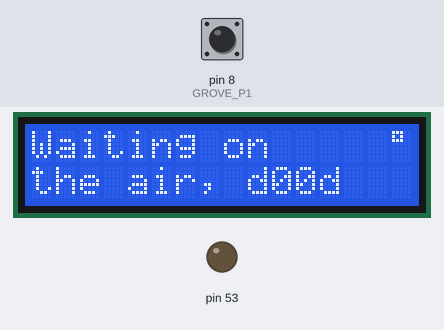
A sketch run on a simulated Arduino Mega 2560, built with avr-gcc and run on an emulated ATmega2560. Parts: 16×2 character LCD, output pins drawn as LEDs (lit = HIGH). Inputs (shaded band) come from the test bench; at power-on: pin 8 (GROVE_P1) LOW. The local clock reads 2024-03-15 10:24:30 at power-on unless the sketch sets it; storage starts empty.

Above: at 3.2 s.
At 4.7 s:
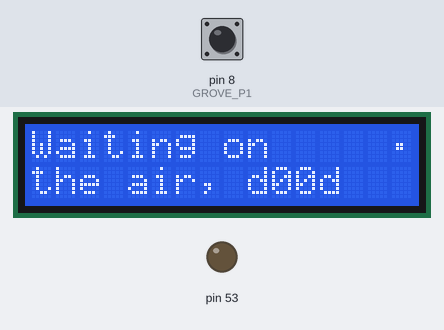
4.8 s: pin 8 (GROVE_P1) pulsed HIGH 5 times (0.12 s each, 0.3 s apart)
At 7.8 s:
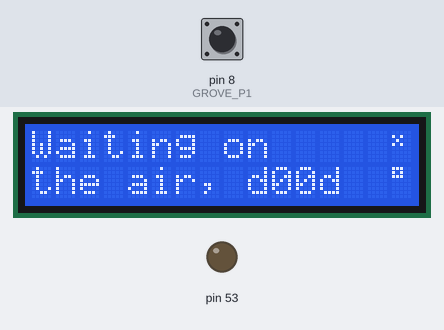
8.5 s: pin 8 (GROVE_P1) pulsed HIGH 2 times (0.12 s each, 0.3 s apart)
At 34.2 s:
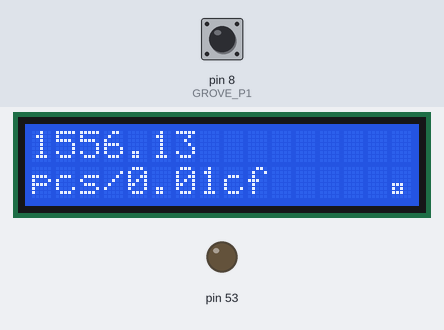
Timing chart, 0 to 35.3 s (numbered marks = the images above; inputs shaded):
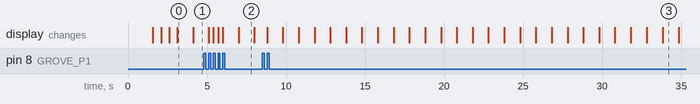

Measured:
- what the display in image 0 shows lasts 1.0 s, from 3.1 s to 4.1 s

The sketch:

updated_sketch.ino
```cpp
#include <Wire.h>
#include "RTClib.h"
#include <LiquidCrystal.h>
#include <SD.h>
#include <SPI.h>

RTC_DS1307 RTC;
DateTime now;
char print_date[12];
char print_time[8];

//SD Card
byte SD_MISO = 50;
byte SD_MOSI = 51;
byte SD_SCK  = 52;
byte SD_CS   = 45;

File logFile;


//DUST
byte GROVE_P1 = 8;

unsigned long duration;
unsigned long start_time;
unsigned long sample_time_ms = 30000;
unsigned long LPO = 0;
float ratio = 0;
float concentration = 0;

char dust_output[16];


LiquidCrystal lcd(31, 30, 29, 28, 27, 26);
char waiting_arr[6] = {223, 165, 46 , 161, 111, 235};
byte waiting_ptr = 0;
byte waiting_len = 5;
boolean top = true;

void setup(){
  Serial.begin(9600);

  //wait a few secs to give ths lcd some quiet time

  delay(1500);

  /*
    Initialize the LCD
  */

  lcd.begin(16, 2);
  lLog("LCD Initialized", 0);
  delay(500);

  /*
    Initialize the SD Card, and create the log file if it doesn't exist
  */

  pinMode(53, OUTPUT);
  if( !SD.begin(SD_CS) ){
    lLog( "SD Card", 0 );
    lLog( "Failed", 1 );
    return;
  }else if( !SD.exists("log.csv") ){
    logFile = SD.open("log.csv", FILE_WRITE);
    logFile.println( "date, time, pcs/0.01cf" );
    logFile.close();
  }
  lLog("SD Initialized", 0);
  delay(500);

  /*
    Configure RTC if necessary
  */

  Wire.begin();
  RTC.begin();
  if( !RTC.isrunning() ){
    lLog( "Setting RTC...", 0 );
    RTC.adjust(DateTime(__DATE__, __TIME__));
  }else{
    lLog("Resuming RTC", 0);
  }
  delay(500);

  /*
    Set that Dust Sensor up, bro
  */

  pinMode(GROVE_P1, INPUT);
  start_time = millis();
  lcd.clear();

  /*
    Good to go
  */

  lLog("Waiting on", 0);
  lLog("the air, d00d", 1);
}

/*
  just another a log wrapper
*/
void lLog( char* msg, byte row ){
  lcd.setCursor(0, row);
  lcd.print("                ");
  lcd.setCursor(0, row);
  lcd.print(msg);
}

void lLog( float msg, byte row ){
   lcd.setCursor(0, row);
  lcd.print("                ");
  lcd.setCursor(0, row);
  lcd.print(msg);
}

/*
  various sprintf functions
*/
void get_date(){
  sprintf(print_date, "%02d-%02d-%04d", now.month(), now.day(), now.year());
}

void get_time(){
  sprintf(print_time, "%02d:%02d:%02d", now.hour(), now.minute(), now.second());
}

void write_file(float c){

  logFile = SD.open("log.csv", FILE_WRITE);
  if(logFile){
    now = RTC.now();
    get_date();
    logFile.print(print_date);
    logFile.print(",");
    get_time();
    logFile.print(print_time);
    logFile.print(",");
    logFile.println(c);
    logFile.close();
  }else{
    lLog("SD Card", 0);
    lLog("File Error :(", 1);
  }

}

/*
  To indicate that something is happening
  TODO: set this up on an independant timer for smoothness
*/

void waiting(){
  if(top){
    lcd.setCursor(15, 0);
  }else{
    lcd.setCursor(15, 1);
  }

  lcd.print( waiting_arr[waiting_ptr] );

  waiting_ptr++;
  if(waiting_ptr > waiting_len){
    waiting_ptr = 0;
    top = !top;
  }
}

void loop(){
  waiting();
  duration = pulseIn(GROVE_P1, LOW);
  LPO = LPO+duration;
   if ((millis()-start_time) >= sample_time_ms)//if the sampel time = = 30s
    {
      ratio = LPO/(sample_time_ms*10.0);  // Integer percentage 0=&gt;100
      concentration = 1.1*pow(ratio,3)-3.8*pow(ratio,2)+520*ratio+0.62; // using spec sheet curve
      lLog(concentration, 0);
      lLog("pcs/0.01cf", 1);
      LPO = 0;
      start_time = millis();
      write_file(concentration);
    }
}
```
